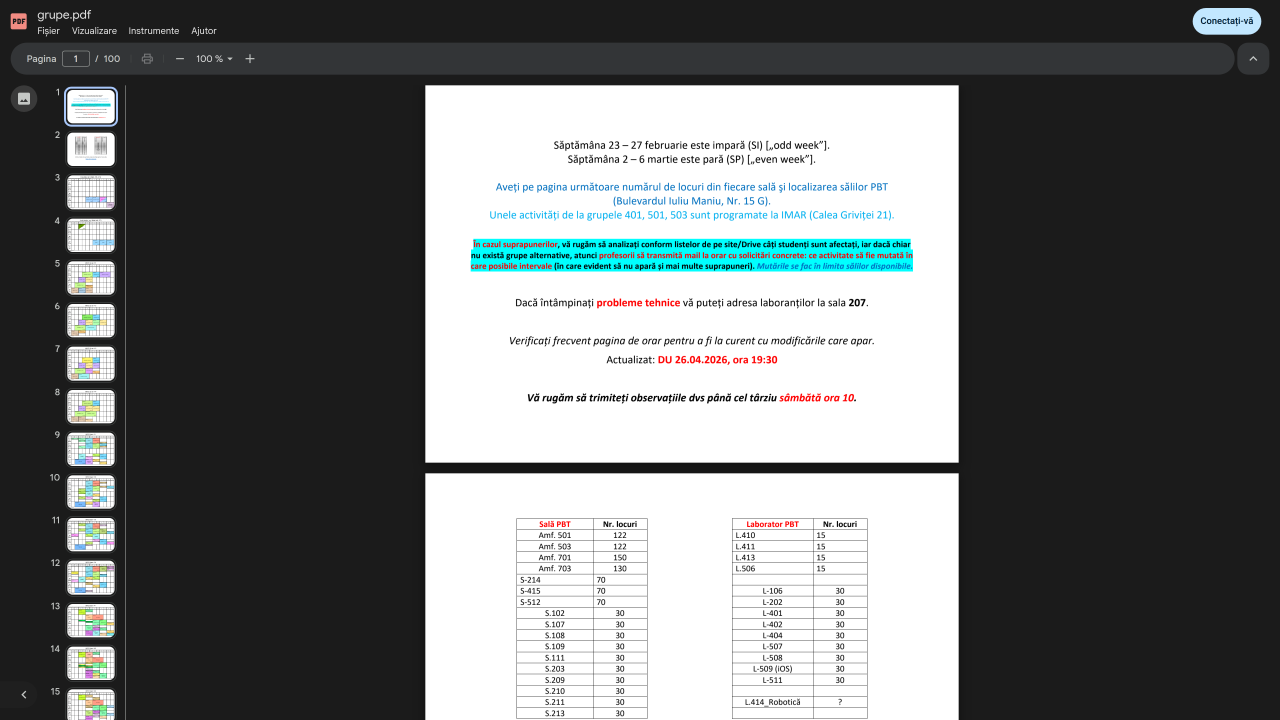
#> input picture data/screenshots/pag_01.png, 3840 x 2160 px (shown at 1/3 size); its folder holds 4 pictures in this run
$ python extractor.py
#> lines starting #> are read from the running program, lines starting #| are printed output that depends on the picture
import time
import os
import cv2
import glob
from playwright.sync_api import sync_playwright, TimeoutError

# [90 lines left out: function capture_orar_pages, not called in this run]

def crop_screenshots_fixed(input_dir="data/screenshots", output_dir="data/processed_ss"):
    """
    Decupează screenshot-urile folosind coordonatele chirurgicale testate,
    aplicând un decalaj specific doar pentru ultima pagină.
    Sortează fișierele NUMERIC, nu alfabetic.
    """
#> called with input_dir = 'data/screenshots', output_dir = 'data/processed_ss'
    if not os.path.exists(output_dir):
        os.makedirs(output_dir)

    # Coordonatele TALE de bază
    Y_START = 260
    Y_END = 1380
    X_START = 1270
    X_END = 2880

    # --- AJUSTARE PENTRU ULTIMA PAGINĂ ---
    Y_OFFSET_LAST_PAGE = 630

    # Căutăm fișierele
    raw_screenshots = glob.glob(os.path.join(input_dir, "pag_*.png"))

    # SORTARE NUMERICĂ: Extragem numărul din "pag_100.png" și sortăm după el
    screenshots = sorted(
        raw_screenshots,
        key=lambda f: int(os.path.basename(f).replace('pag_', '').replace('.png', ''))
    )

    processed_files = []
    total_images = len(screenshots)

    print(f"[*] Decupare (Fixed Crop) pentru {total_images} imagini...")

    for idx, img_path in enumerate(screenshots):
        img = cv2.imread(img_path)
#> img is the input picture: shape (2160, 3840, 3); mean B, G, R 113, 112.8, 109.6
        if img is None:
            continue

        # Verificăm dacă suntem la ultima imagine din listă (acum va fi mereu pag_100.png)
        if idx == total_images - 1:
            current_y_start = Y_START + Y_OFFSET_LAST_PAGE
            current_y_end = Y_END + Y_OFFSET_LAST_PAGE
            print(f"  [!] Se aplică crop decalat pentru ultima pagină ({os.path.basename(img_path)}): +{Y_OFFSET_LAST_PAGE}px pe axa Y")
        else:
            current_y_start = Y_START
            current_y_end = Y_END

        try:
            # Aplicăm tăierea cu coordonatele dinamice
            cropped_img = img[current_y_start:current_y_end, X_START:X_END]
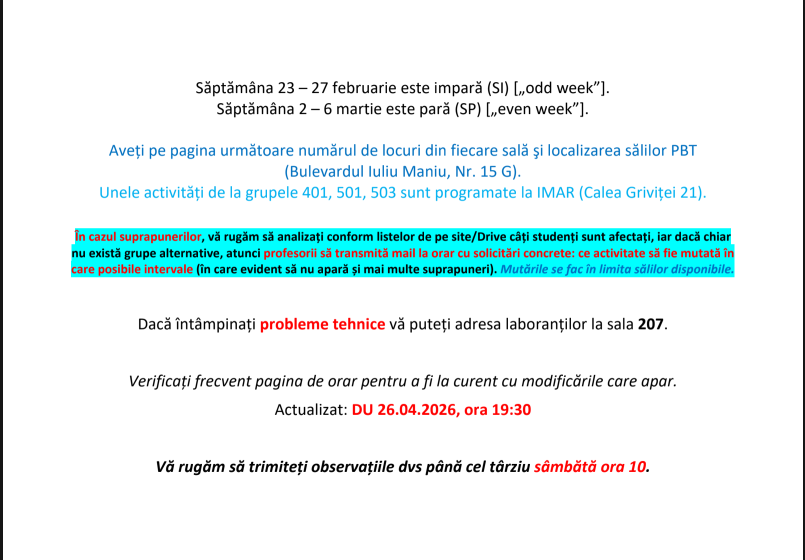
#> cropped_img: shape (1120, 1610, 3) (shown at 1/2 size); mean B, G, R 244.6, 243.7, 229.9
            filename = os.path.basename(img_path)
            output_path = os.path.join(output_dir, filename)

            cv2.imwrite(output_path, cropped_img)
            processed_files.append(output_path)
            print(f"  [+] Decupat și salvat: {output_path}")
        except Exception as e:
            print(f"  [-] Eroare la decupare {img_path}: {e}")
#> pass 2 of the loop in crop_screenshots_fixed, `for idx, img_path in enumerate(screenshots):`:
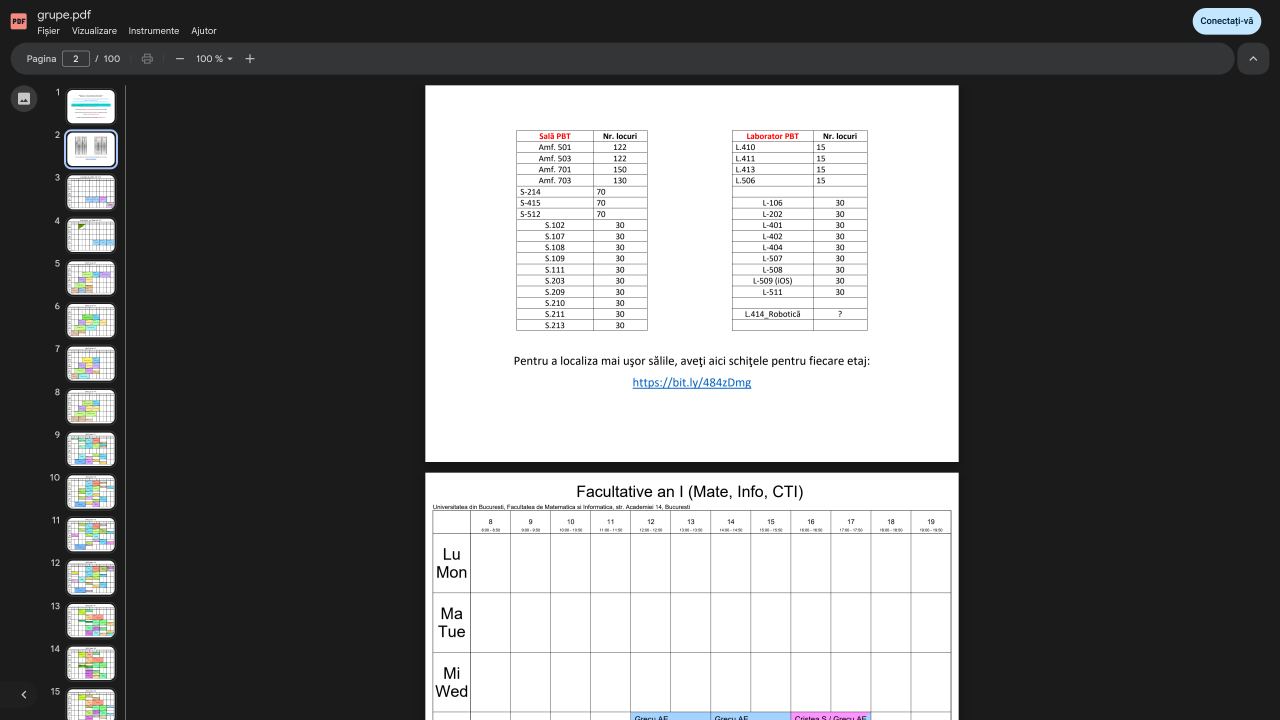
#> input picture data/screenshots/pag_02.png, 3840 x 2160 px (shown at 1/3 size)
#> in crop_screenshots_fixed, img is the input picture: shape (2160, 3840, 3); mean B, G, R 113.5, 113.4, 113.1
#> in crop_screenshots_fixed, `cropped_img = img[current_y_start:current_y_end, X_START:X_END]`:
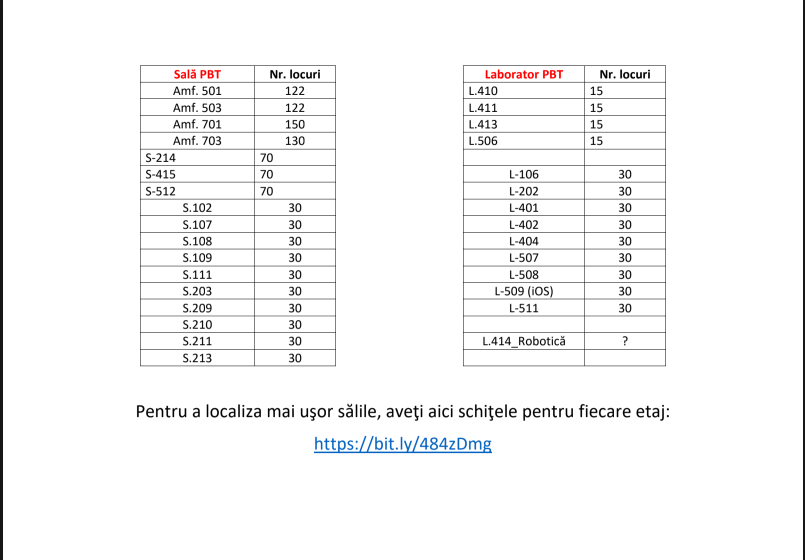
#> cropped_img: shape (1120, 1610, 3) (shown at 1/2 size); mean B, G, R 247.1, 246.9, 247
#> pass 3 of the loop in crop_screenshots_fixed, `for idx, img_path in enumerate(screenshots):`:
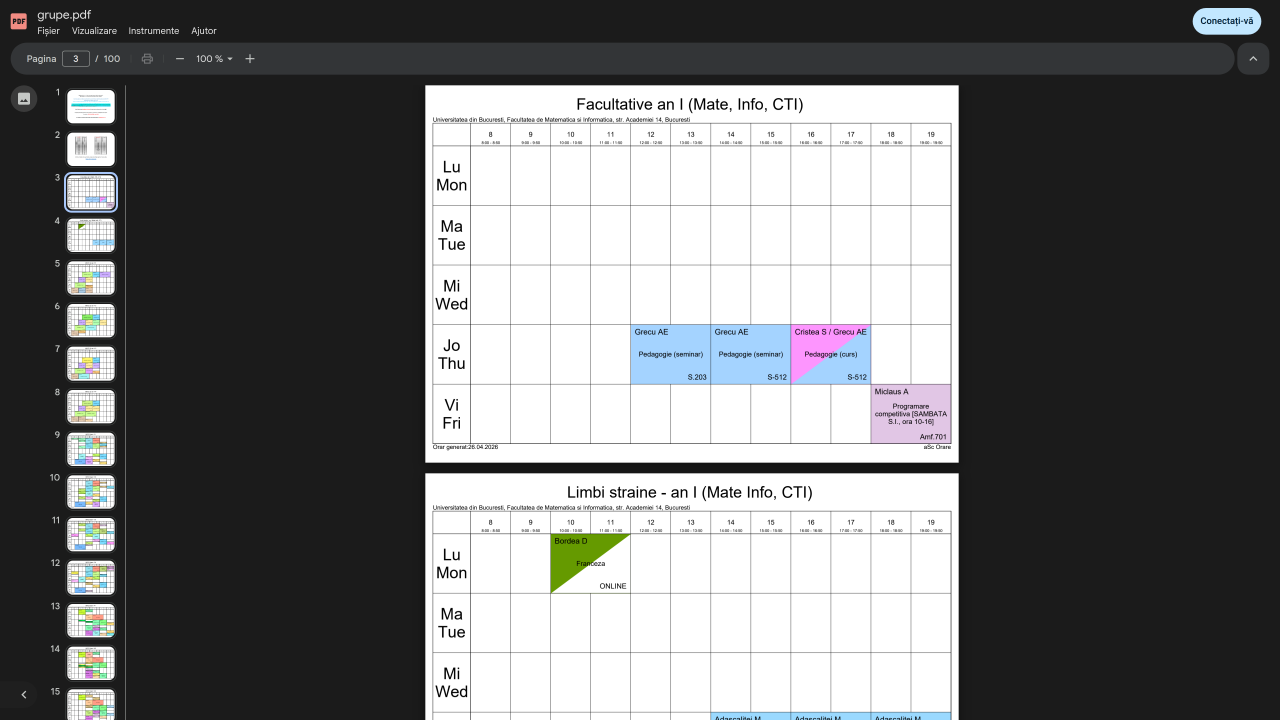
#> input picture data/screenshots/pag_03.png, 3840 x 2160 px (shown at 1/3 size)
#> in crop_screenshots_fixed, img is the input picture: shape (2160, 3840, 3); mean B, G, R 112.4, 111.8, 111.1
#> in crop_screenshots_fixed, `cropped_img = img[current_y_start:current_y_end, X_START:X_END]`:
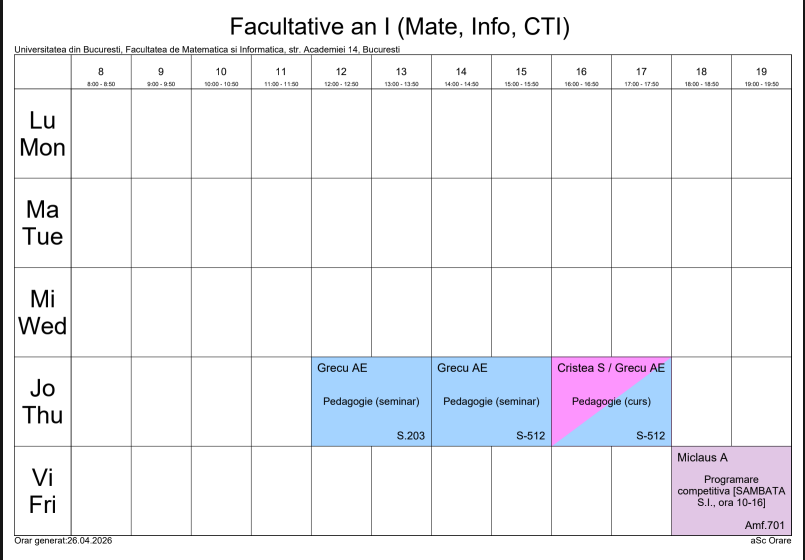
#> cropped_img: shape (1120, 1610, 3) (shown at 1/2 size); mean B, G, R 245, 240.7, 239.8
#> the loop made 4 passes; the first 3 are shown

    return processed_files

# ==================================================================
# BLOC DE TESTARE / RULARE MANUALĂ (Se execută doar când rulezi direct acest fișier)
# ==================================================================
if __name__ == "__main__":
    print("=== START DECUPARE MANUALĂ (FĂRĂ RE-CAPTURARE) ===")

    # Asigură-te că folderele există relativ la de unde rulezi comanda
    input_folder = "data/screenshots"
    output_folder = "data/processed_ss"

    if not os.path.exists(input_folder) or len(glob.glob(os.path.join(input_folder, "pag_*.png"))) == 0:
        print(f"[-] EROARE: Nu am găsit poze în '{input_folder}'. Rulează mai întâi captura.")
    else:
        rezultat = crop_screenshots_fixed(input_dir=input_folder, output_dir=output_folder)
        print(f"[+] Am decupat cu succes {len(rezultat)} imagini!")
